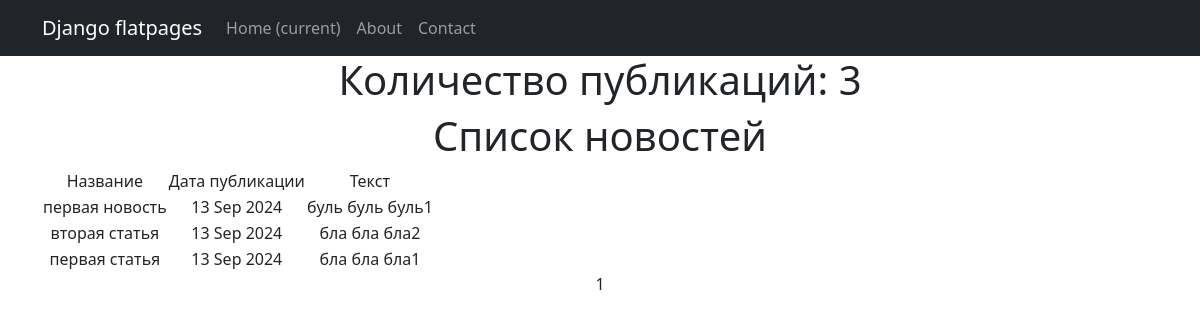
Page /post/ on the earlier database version.
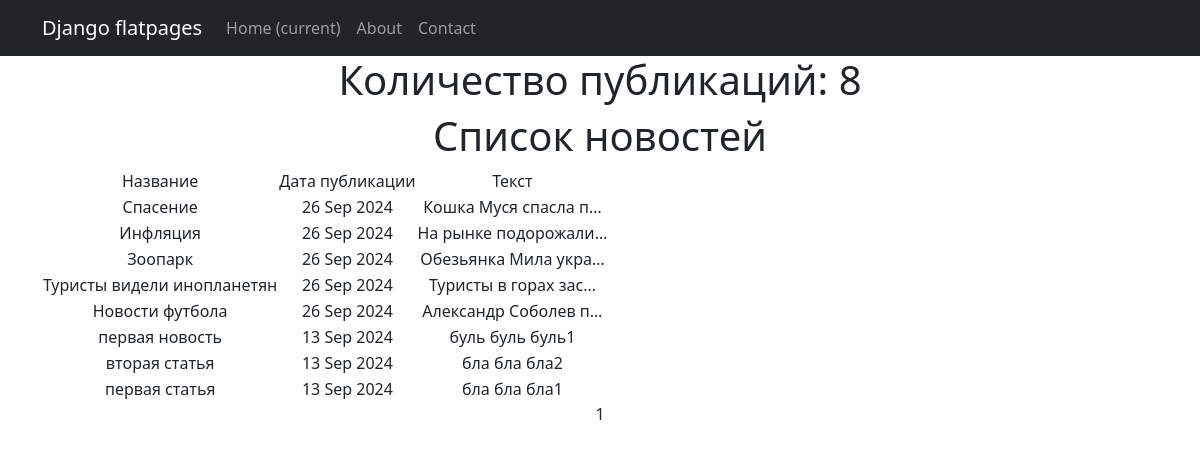
Same page on the later database version.
### news/models.py (models this page shows, shortened)
class Post(models.Model):
    article = 'AR'
    news = 'NE'
    POSITIONS = [
        (article, 'Статья'),
        (news, 'Новость')
    ]
    author = models.ForeignKey(Author, on_delete=models.CASCADE)
    post_type = models.CharField(max_length=2, choices=POSITIONS, default=news)
    time_post = models.DateTimeField(auto_now_add=True)
    category = models.ManyToManyField(Category, through='PostCategory')
    title = models.CharField(max_length=255)
    text = models.TextField()
    rating = models.IntegerField(default=0)

### news/views.py (the view)
# urls.py: path('', PostsList.as_view(), name='post_list'),
class PostsList(ListView):
    model = Post
    ordering = '-time_post'
    context_object_name = 'posts'
    paginate_by = 10
    def get_queryset(self):
        queryset = super().get_queryset()
        self.filterset = PostFilter(self.request.GET, queryset)
        return self.filterset.qs
    def get_context_data(self, **kwargs):
        context = super().get_context_data(**kwargs)
        context['filterset'] = self.filterset
        return context
    def get_template_names(self):
        if self.request.path == '/post/search/':
            return 'flatpages/post_search.html'
        return 'flatpages/posts.html'

### templates/flatpages/posts.html (shortened to what this page needs)
{% extends 'flatpages/default.html' %}
{% load custom_filters %}
{% block content %}
    <h1>Количество публикаций: {{ posts|length }} </h1>
    <h1>Список новостей</h1>
        {% if posts %}
        <table>
            <tr>
                <td>Название</td>
                <td>Дата публикации</td>
                <td>Текст</td>
            </tr>
            {% for post in posts %}
            <tr>
                <td>{{ post.title }}</td>
                <td>{{ post.time_post|date:'d M Y' }}</td>
                <td>{{ post.text|truncatechars:20 }}</td>
            </tr>
            {% endfor %}
        </table>
        {% else %}
        <h2>Новостей нет! =( </h2>
        {% endif %}
   {{ page_obj.number }}
{% endblock content %}

### templates/flatpages/default.html (shortened to what this page needs)
<!DOCTYPE html>
<html lang="en">
<head>
    {% load static %}
    <link href="{% static 'css/styles.css' %}" rel="stylesheet"/>
</head>
<body>
<nav class="navbar navbar-expand-lg navbar-dark bg-dark static-top">
   <div class="container">
       <a class="navbar-brand" href="#">Django flatpages</a>
       <div class="collapse navbar-collapse" id="navbarResponsive">
           <ul class="navbar-nav ml-auto">
               <li class="nav-item active">
                   <a class="nav-link" href="#">Home
                       <span class="sr-only">(current)</span>
                   </a>
               </li>
               <li class="nav-item">
                   <a class="nav-link" href="/about/">About</a>
               </li>
               <li class="nav-item">
                   <a class="nav-link" href="/contacts/">Contact</a>
               </li>
           </ul>
       </div>
   </div>
</nav>
<div class="container">
    <div class="row">
        <div class="col-lg-12 text-center">
            {% block content %}
            {% endblock content %}
        </div>
    </div>
</div>
</body>
</html>

Differences in the rows shown:
added Post: title "Спасение", time_post "26 Sep 2024", text "Кошка Муся спасла п…"
added Post: title "Инфляция", time_post "26 Sep 2024", text "На рынке подорожали…"
added Post: title "Зоопарк", time_post "26 Sep 2024", text "Обезьянка Мила укра…"
added Post: title "Туристы видели инопланетян", time_post "26 Sep 2024", text "Туристы в горах зас…"
added Post: title "Новости футбола", time_post "26 Sep 2024", text "Александр Соболев п…"
Other differences:
{{ posts|length }}: "3" → "8"
